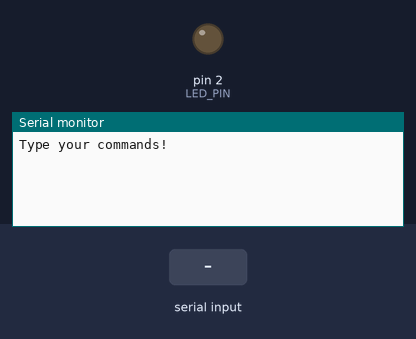
Recording of a sketch running on a simulated Arduino Uno, built with avr-gcc and run on an emulated ATmega328P. On the bench: output pins drawn as LEDs (lit = HIGH), the last lines printed to the serial monitor. The inputs (shaded band) are chosen by the test bench.

Above: at 1.2 s.
1.3 s: "on\n" received over Serial
At 2.4 s:
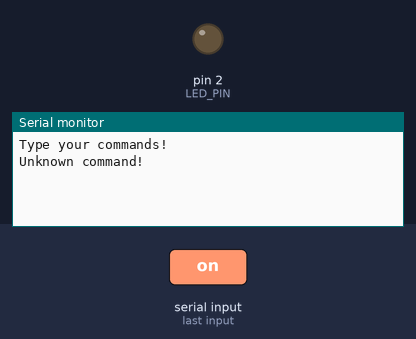
2.8 s: "help\n" received over Serial
At 3.6 s:
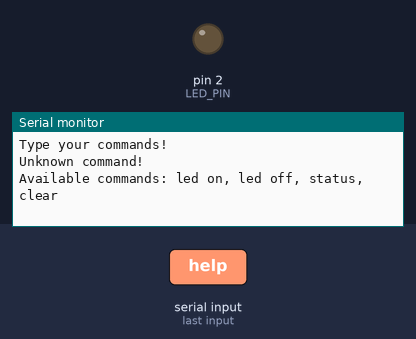
4.3 s: "status\n" received over Serial
At 4.8 s:
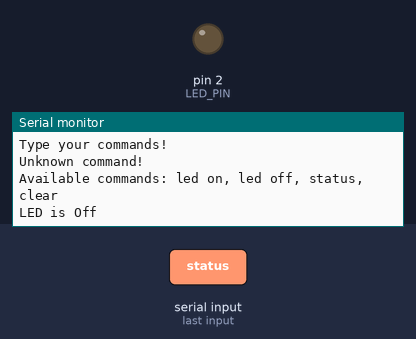

Measured:
- after the input at 1.3 s, the serial monitor: prints a new line at once (image 1)
- after the input at 2.8 s, the serial monitor: prints a new line at once (image 2)
- after the input at 4.3 s, the serial monitor: prints a new line at once (image 3)

The sketch:

Task-5.ino
```cpp
#include <ctype.h>
#include <string.h>

const int BUFFER_SIZE = 64;
const int LED_PIN = 2;

struct RingBuffer
{
  char buffer[BUFFER_SIZE];
  size_t head = 0;
  size_t tail = 0;
  size_t count = 0;
  bool full = false;

  void push(char c)
  {
    if (full)
    {
      tail = (tail + 1) % BUFFER_SIZE;
    }
    else
    {
      ++count;
    }

    buffer[head] = c;

    head = (head + 1) % BUFFER_SIZE;
    full = (head == tail);
  }

  bool pop(char &c)
  {
    if (empty())
    {
      return false;
    }

    c = buffer[tail];
    full = false;
    tail = (tail + 1) % BUFFER_SIZE;
    --count;

    return true;
  }

  bool empty()
  {
    return (!full && (head == tail));
  }
};

RingBuffer console_buffer{};
int incoming_byte = 0;
size_t command_size = 0;
char command[BUFFER_SIZE];
bool is_led_on = false;

void led_command(char *arg)
{
  if (strcmp(arg, "on") == 0)
  {
    digitalWrite(LED_PIN, HIGH);
    is_led_on = true;
    return;
  }
  if (strcmp(arg, "off") == 0)
  {
    digitalWrite(LED_PIN, LOW);
    is_led_on = false;
    return;
  }
}

void echo_command()
{
  strtok(command, " ");
  char *statement = strtok(NULL, "");
  Serial.println(statement);
}

/**
 * You can turn this into a table, where key is command name and have a function pointer as value.
 * Then simply iterate over the table and call the function pointer if the command matches.
 */
void process_command()
{
  // tokens
  char tokens[BUFFER_SIZE];
  strcpy(tokens, command);

  char *first_token = strtok(tokens, " ");
  char *second_token = strtok(NULL, " ");

  if (strcmp(first_token, "help") == 0)
  {
    Serial.println("Available commands: led on, led off, status, clear");
    return;
  }
  if (strcmp(first_token, "clear") == 0)
  {
    for (int i = 0; i < 30; ++i)
    {
      Serial.println();
    }
    Serial.println("Type your commands!");
    return;
  }
  if (strcmp(first_token, "status") == 0)
  {
    Serial.println(is_led_on ? "LED is On" : "LED is Off");
    return;
  }
  if (strcmp(first_token, "led") == 0)
  {
    led_command(second_token);
    return;
  }
  if (strcmp(first_token, "echo") == 0)
  {
    echo_command();
    return;
  }

  Serial.println("Unknown command!");
}

void setup()
{
  pinMode(LED_PIN, OUTPUT);

  Serial.begin(9600);
  Serial.println("Type your commands!");
}

void loop()
{
  while (Serial.available())
  {
    incoming_byte = Serial.read();
    if (incoming_byte == '\n' || incoming_byte == '\r')
    {
      command_size = console_buffer.count;
      for (auto i = 0; i < command_size; ++i)
      {
        console_buffer.pop(command[i]);
        command[i] = tolower(command[i]);
      }

      command[command_size] = '\0';

      process_command();

      memset(command, 0, BUFFER_SIZE);
    }
    else
    {
      console_buffer.push(incoming_byte);
    }
  }
}
```
